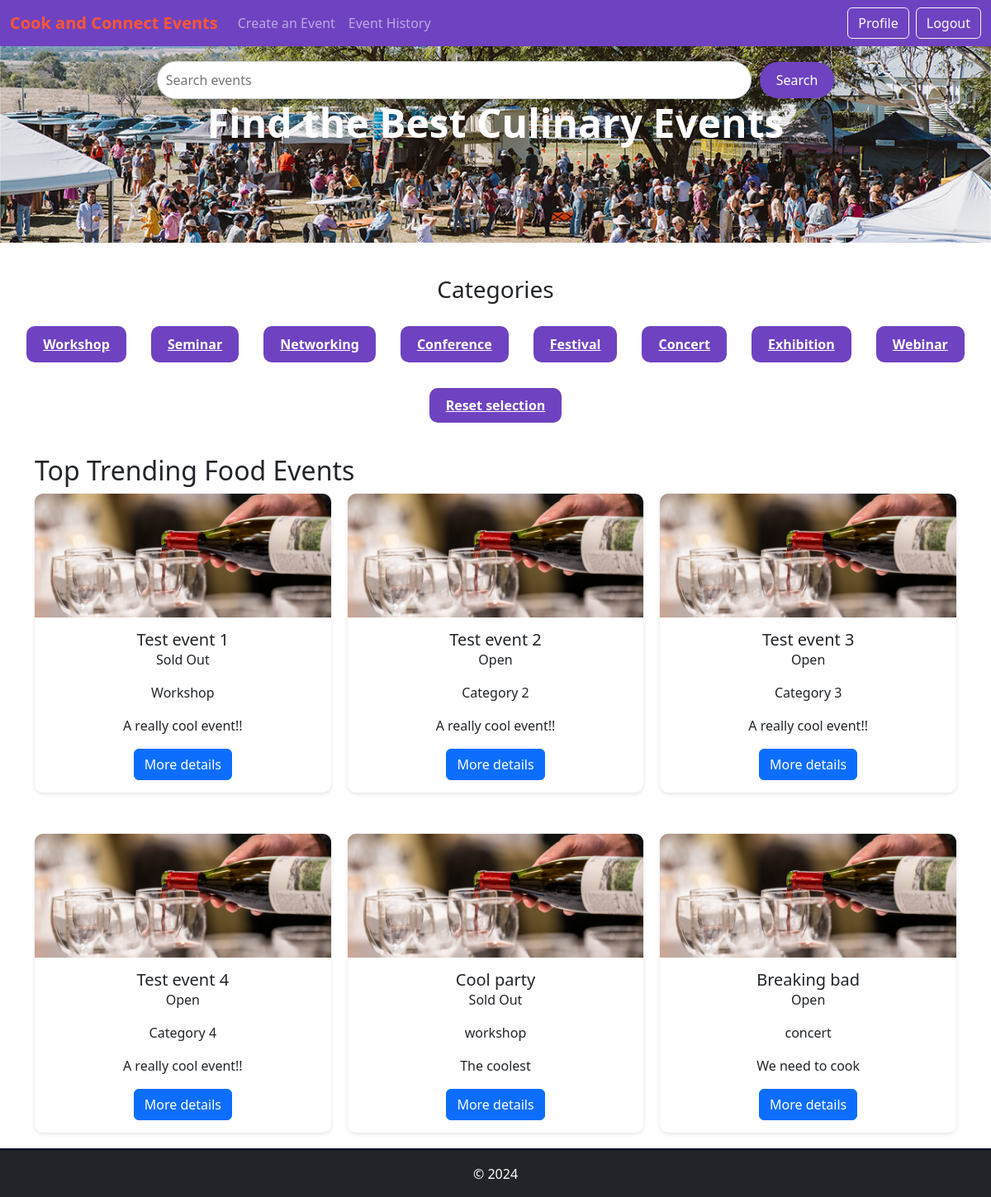
/ (signed in), run on the app's committed database.
### website/models.py (models this page shows)
class Event(db.Model):
    __tablename__ = "events"
    id = db.Column(db.Integer, primary_key=True)
    user_id = db.Column(db.Integer, db.ForeignKey('users.id'))
    Title = db.Column(db.String(255), nullable=False)
    Description = db.Column(db.String(255), nullable=False)
    Image = db.Column(db.String(60), nullable=False, default='default.jpg')
    Start_time = db.Column(db.Time, nullable=False)
    Start_date = db.Column(db.Date, nullable=False)
    Venue = db.Column(db.String(32), nullable=False)
    Category = db.Column(db.String(32), nullable=False)
    Tickets_available = db.Column(db.Integer, nullable=False)
    Status = db.Column(db.String(32), nullable=False)
    comments = db.relationship('Comment', backref='event')
    orders = db.relationship('Order', backref='event')

### website/views.py (the view)
@main_bp.route('/')
def index():
    category = request.args.get("category")
    search_keywords = request.args.get("search_keywords")
    if category or search_keywords:
        if category != "None" and search_keywords != "None":
            events = Event.query.filter(Event.Title.contains(search_keywords)).filter_by(Category=category).order_by(Event.id).all()
        elif category != "None":
            events = Event.query.filter_by(Category=category).order_by(Event.id).all()
        elif search_keywords != "None":
            events = Event.query.filter(Event.Title.contains(search_keywords)).order_by(Event.id).all()
        else:
            events = Event.query.order_by(Event.id).all()
    else:
            events = Event.query.order_by(Event.id).all()
    user = check_login(current_user)
    for event in events:
        if event.Start_date.strftime('%Y-%m-%d') < datetime.today().strftime('%Y-%m-%d') and event.Status != "Inactive":
            new_event = Event.query.filter_by(id=event.id).first()
            new_event.Status = "Inactive"
            db.session.add(new_event)
    db.session.commit()
    return render_template('index.html', events=events, user=user, categories=CATEGORIES, category=category, search_keywords=search_keywords)

### website/__init__.py (called while the page is built)
def create_app():
    app = Flask(__name__)  # this is the name of the module/package that is calling this app
    app.debug = True
    app.secret_key = 'somesecretkey'
    app.config['SQLALCHEMY_DATABASE_URI'] = 'sqlite:///sitedata.sqlite'
    db.init_app(app)
    Bootstrap5(app)
    login_manager = LoginManager()
    login_manager.login_view = 'auth.login'
    login_manager.init_app(app)
    from .models import User
    @login_manager.user_loader
    def load_user(user_id):
       return db.session.scalar(db.select(User).where(User.id==user_id))
    from . import views
    app.register_blueprint(views.main_bp)
    from . import auth
    app.register_blueprint(auth.auth_bp)
    app.config['UPLOAD_FOLDER'] = os.path.join('website', 'static', 'img')
    return app

### website/views.py (called while the page is built)
def check_login(current_user):
    return current_user if current_user.is_authenticated else None

### website/templates/index.html (shortened to what this page needs)
{% extends "base.html" %}
{% block header %}
<div class="top-section">
    <div class="py-2">
        <div class="search-bar">
            <input type="text" id="searchInput" placeholder="Search events">
            <button id="searchButton" onclick="search()">Search</button>
        </div>
        <div class="banner-content">
            <h1>Find the Best Culinary Events</h1>
        </div>
    </div>
</div>
{% endblock %}
{% block content %}
    <h3 class="category-title">Categories</h3>
    <div class="categories">
        {% for category in categories %}
            <div class="category-item">
            <a class="btn-default" href="{{ url_for('main.index') }}?category={{ category.0 }}&search_keywords={{ search_keywords }}">
                <span>{{ category.1 }}</span>
            </a>
        </div>
        {% endfor %}
    </div>
    <div style="justify-content: center; text-align: center;">
        <a class="btn-default" href="{{ url_for('main.index') }}">Reset selection</a>
    </div>
    <div class="container mt-5">
        <h2 class="text-left">Top Trending Food Events</h2>
        <div class="trending-events" id="eventContainer">
             {% for event in events %}
                {% include "./partials/event_card.html" %}
             {% endfor %}
        </div>
    </div>
{% endblock %}

### website/templates/partials/event_card.html
<div class="event-card">
    <img src="{{ url_for('static', filename='img/wine_tasting_night.jpg') }}" alt="Wine Tasting Night">
    <div class="card-body">
        <h5 class="card-title">{{ event.Title }}</h5>
        <p class="card-text">{{ event.Status }}</p>
        <p class="card-text">{{ event.Category }}</p>
        <p class="card-text description-text text-break">{{ event.Description }}</p>
        <a href="{{ url_for('main.eventDetails') }}?id={{ event.id }}" class="btn btn-primary">More details</a>
    </div>
</div>

### website/static/style/style.css (style rules this page uses)
html { height: 100%; margin: 0; font-family: 'Poppins', sans-serif; }
.top-section { background-image: url('/static/img/banner.jpg'); background-size: cover; background-position: center; color: white; text-align: center; }
.search-bar { display: flex; align-items: center; justify-content: center; margin-top: 10px; }
.search-bar input { width: 60%; padding: 10px; border-radius: 50px; border: 1px solid #ced4da; outline: none; box-shadow: 0 2px 4px rgba(0, 0, 0, 0.1); }
.search-bar button { padding: 10px 20px; margin-left: 10px; border: none; background-color: #6f42c1; color: white; border-radius: 50px; cursor: pointer; }
.banner-content { padding-bottom: 100px; }
.banner-content h1 { font-size: 3rem; font-weight: 700; }
.categories { display: flex; justify-content: center; align-items: center; padding-bottom: 40px; }
.category-item { display: flex; flex-direction: column; align-items: center; margin: 0 15px; text-align: center; }
.category-item span { margin-top: 10px; font-weight: 600; text-decoration: none; }
.event-card { background-color: #ffffff; border-radius: 10px; box-shadow: 0 2px 5px rgba(0, 0, 0, 0.1); margin-bottom: 30px; }
.event-card img { width: 100%; height: 150px; border-top-left-radius: 10px; border-top-right-radius: 10px; object-fit: cover; }
.event-card .card-body { padding: 15px; text-align: center; }
.trending-events { display: grid; grid-template-columns: repeat(3, 1fr); gap: 20px; }
.container { margin-top: 40px; }
.btn-default { background-color: #6f42c1; color: white; border-radius: 10px; padding: 10px 20px; width: 100%; font-weight: bold; margin-top: 10px; border: 0; }
.category-title { text-align: center; padding-top: 40px; padding-bottom: 10px; }
.description-text { overflow: hidden; display: -webkit-box; -webkit-line-clamp: 2; line-clamp: 2; -webkit-box-orient: vertical; }

### data on the page
Event: Title "Test event 1", Status "Sold Out", Category "Workshop", Description "A really cool event!!"
Event: Title "Test event 2", Status "Open", Category "Category 2", Description "A really cool event!!"
Event: Title "Test event 3", Status "Open", Category "Category 3", Description "A really cool event!!"
Event: Title "Test event 4", Status "Open", Category "Category 4", Description "A really cool event!!"
Event: Title "Cool party", Status "Sold Out", Category "workshop", Description "The coolest"
Event: Title "Breaking bad", Status "Open", Category "concert", Description "We need to cook"

### other printed values
{{ category.1 }} "Workshop" "Seminar" "Networking" "Conference" "Festival" "Concert" "Exhibition" "Webinar"
